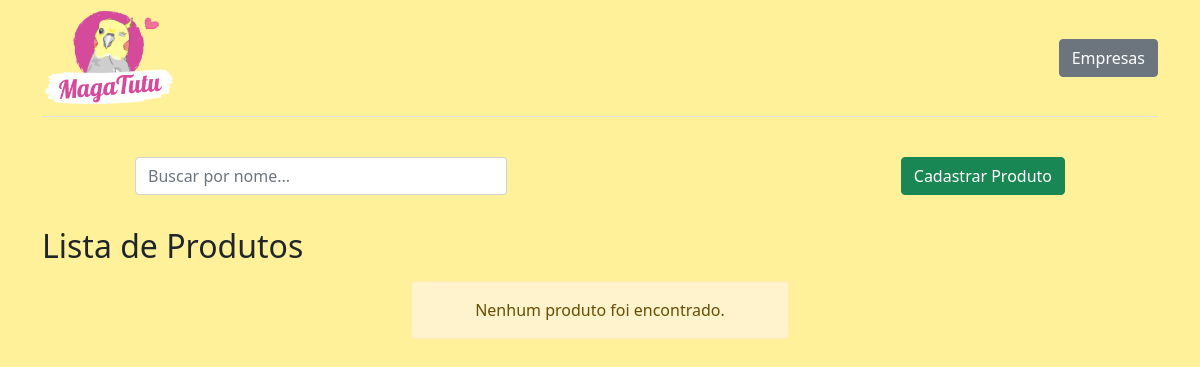
The app's page /empresa/15/, older data.
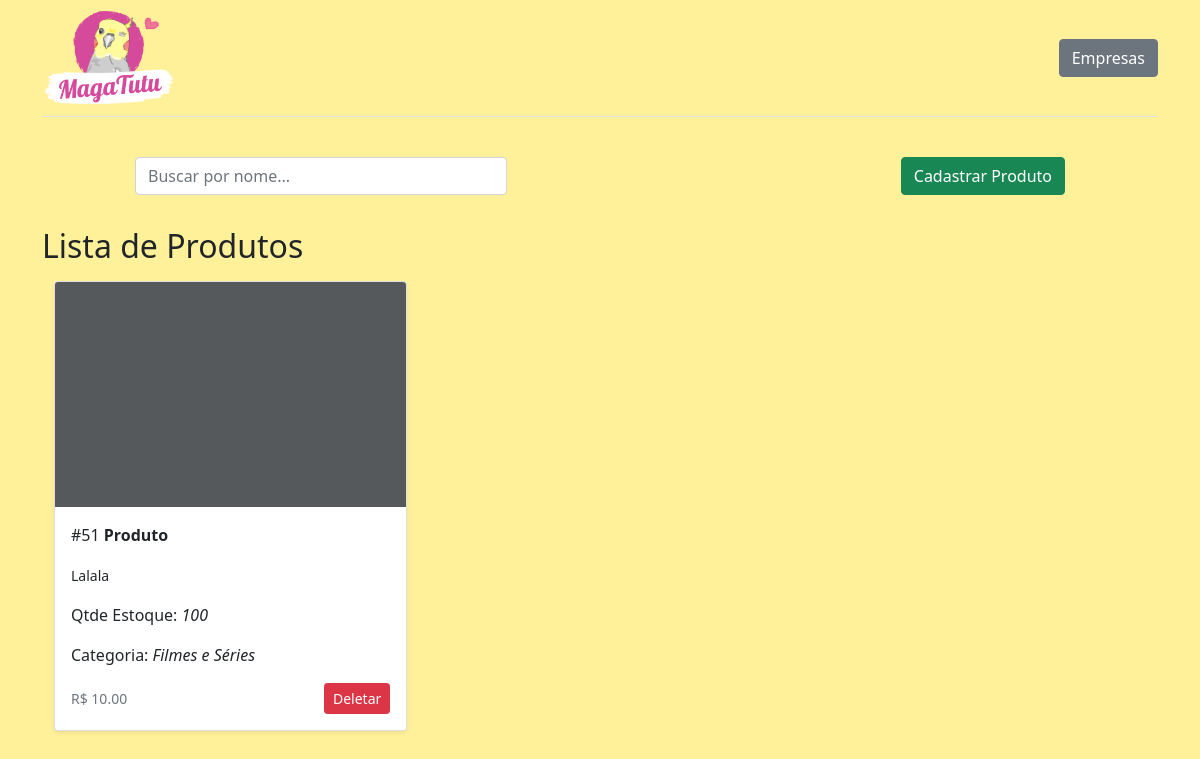
The same page, newer data.
### app/models.py (models this page shows)
class Produtos(models.Model):
    nome = models.CharField(max_length=100)
    descricao = models.CharField(max_length=1000)
    qtde_estoque = models.IntegerField()
    preco = models.DecimalField(max_digits=9, decimal_places=2)
    empresa = models.ForeignKey(Empresas, on_delete=models.CASCADE)
    categoria = models.ForeignKey(Categorias, on_delete=models.CASCADE)

class Categorias(models.Model):
    nome = models.CharField(max_length=100)

### app/views.py (the view)
# urls.py: path('empresa/<int:pk>/',views.listarProdutosdaEmpresa, name='empresa'),
def listarProdutosdaEmpresa(request,pk):
    data = {}
    buscarNome = request.GET.get('buscar-nome-produto')
    produtosdaEmpresa = models.Produtos.objects.filter(empresa_id = pk)
    if buscarNome:
        data['produtos'] = produtosdaEmpresa.filter(nome__icontains = buscarNome)
    else:
        data = {
            "produtos": produtosdaEmpresa,
            "empresa": pk
        }
    return render(request,"empresa.html", data)

### app/templates/empresa.html (shortened to what this page needs)
<!DOCTYPE html>
<html lang="pt-br">
<head>
    <link href="https://cdn.jsdelivr.net/npm/bootstrap@5.1.1/dist/css/bootstrap.min.css" rel="stylesheet"
>
</head>
<body>
    <div class="container header-content">
        <header class="d-flex justify-content-center py-2 mb-4 border-bottom">
            <a href="/" class="d-flex align-items-center mb-3 mb-md-0 me-md-auto text-dark text-decoration-none">
                {% load static %}
                <img src="{% static 'tutu.png' %}" alt="MagaTutu" height="100">
            </a>
            <div class="d-flex align-items-center">
                <a class="btn btn-secondary" href="/empresas" role="button">Empresas</a>
            </div>
        </header>
    </div>
    <div class="container d-flex">
        <div class="col-4 m-auto pt-3 pb-2 text-center">
            <form action="" method="GET">
                <input type="text" id="buscar-nome-produto" name="buscar-nome-produto" placeholder="Buscar por nome..."
                    class="form-control">
            </form>
        </div>
        <div class="col-4 m-auto pt-3 pb-2 text-end">
            <a class="btn btn-success" href="/cadastrar-produto/{{empresa}}" role="button">Cadastrar Produto</a>
        </div>
    </div>
    <div class="container">
        <br>
        <h2>Lista de Produtos</h2>
        <div class="album pb-5 mt-3">
            <div class="container">
                <div class="row row-cols-1 row-cols-sm-2 row-cols-md-3 g-3">
                    {% for produto in produtos %}
                    <div class="col">
                        <div class="card shadow-sm">
                            <svg class="bd-placeholder-img card-img-top" width="100%" height="225"
                                xmlns="http://www.w3.org/2000/svg" role="img"
                                aria-label="Placeholder: imagem do produto" preserveAspectRatio="xMidYMid slice"
                                focusable="false">
                                <title>{{produto.nome}}</title>
                                <rect width="100%" height="100%" fill="#55595c" />
                                <text x="50%" y="50%" fill="#eceeef" dy=".3em"></text>
                            </svg>
                            <div class="card-body">
                                <p class="card-text"><span>#{{produto.id}} <strong>{{produto.nome}}</strong></span></p>
                                <p><small class="card-muted">{{produto.descricao}}</small></p>
                                <p class="card-text">Qtde Estoque: <i> {{produto.qtde_estoque}}</i></p>
                                <p class="card-text">Categoria: <i>{{produto.categoria.nome}}</i></p>
                                <div class="d-flex justify-content-between align-items-center">
                                    <small class="text-muted">R$ {{produto.preco}}</small>
                                    <div class="btn-group">
                                        <a href="/deletar-produto/{{ produto.id }}" type="button"
                                            class="btn btn-sm btn-danger btnDelProduto">Deletar</a>
                                    </div>
                                </div>
                            </div>
                        </div>
                    </div>
                    {% empty %}
                    <div class="container">
                        <div class="row justify-content-md-center">
                            <div class="alert alert-warning text-center" role="alert">
                                Nenhum produto foi encontrado.
                            </div>
                        </div>
                    </div>
                    {% endfor %}
                </div>
            </div>
        </div>
    </div>
    {% load static %}
    <link href="{% static 'style.css' %}" rel="stylesheet">
</body>
</html>

Row changes from the older to the newer data that the page shows:
added Produtos: id "51", nome "Produto", descricao "Lalala", qtde_estoque "100", categoria.nome "Filmes e Séries", preco "10.00"
Text that changed along with them:
text no longer shown: "Nenhum produto foi encontrado."
